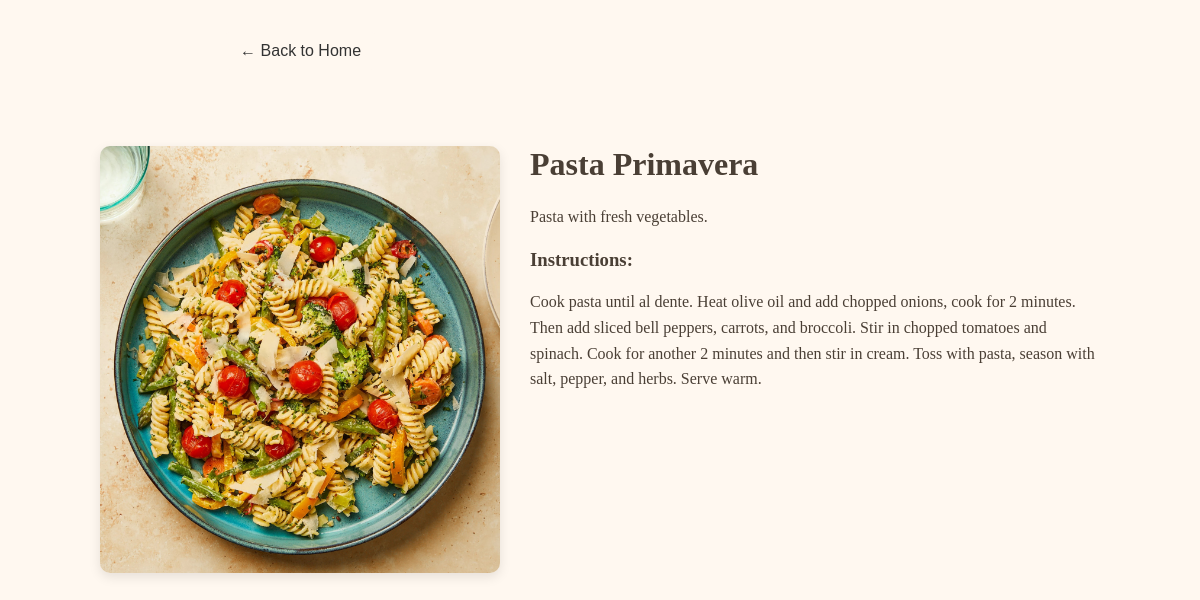
Page /recipe.php?id=3 on the committed database.
### tables this page shows
CREATE TABLE IF NOT EXISTS `recipes` (
  `recipe_id` int NOT NULL AUTO_INCREMENT,
  `title` varchar(100) NOT NULL,
  `description` text,
  `instructions` text,
  `image_url` varchar(255) DEFAULT NULL,
  PRIMARY KEY (`recipe_id`)
);

### recipe.php (the view, shortened to what this page needs)
<?php
$conn = new mysqli("localhost", "root", "", "recipe_website");
$recipe_id = isset($_GET['id']) ? intval($_GET['id']) : 0;
$recipe = null;
if ($recipe_id > 0) {
    $stmt = $conn->prepare("SELECT * FROM recipes WHERE recipe_id = ?");
    $stmt->bind_param("i", $recipe_id);
    $stmt->execute();
    $result = $stmt->get_result();
    $recipe = $result->fetch_assoc();
}
?>
<!DOCTYPE html>
<html lang="en">
<head>
    <link rel="stylesheet" href="style_recipe.css">
</head>
<body>
<form action="index.php" method="POST">
    <button type="submit" class="back-link">&larr; Back to Home</button>
</form>
    <div class="recipe-wrapper">
    <div class="recipe-image">
        <img src="<?php echo htmlspecialchars($recipe['image_url']); ?>" alt="Recipe Image">
    </div>
    <div class="recipe-content">
        <h1><?php echo htmlspecialchars($recipe['title']); ?></h1>
        <p><?php echo nl2br(htmlspecialchars($recipe['description'])); ?></p>
        <h3>Instructions:</h3>
        <p><?php echo nl2br(htmlspecialchars($recipe['instructions'])); ?></p>
    </div>
</div>
</body>
</html>

### style_recipe.css (style rules this page uses)
body { font-family: 'Georgia', serif; margin: 2rem; background-color: #fff8f0; color: #4a3f35; }
.back-link { text-decoration: none; color: #886644; display: inline-block; margin-bottom: 1rem; }
.back-link { background-color: #fff8f0; border: 0; padding: 10px 15px; text-decoration: none; cursor: pointer; font-size: 16px; border-radius: 5px; color: #333; transition: background-color 0.3s ease; margin-left: 17%; }
.recipe-wrapper { display: flex; flex-wrap: wrap; margin: 40px auto; max-width: 1000px; gap: 30px; align-items: flex-start; padding: 20px; }
.recipe-image { flex: 1 1 40%; max-width: 400px; }
.recipe-image img { width: 100%; height: auto; border-radius: 10px; object-fit: cover; box-shadow: 0 4px 12px rgba(0, 0, 0, 0.1); }
.recipe-content { flex: 1 1 55%; }
.recipe-content h1 { margin-top: 0; font-size: 2rem; }
.recipe-content p { line-height: 1.6; margin-bottom: 15px; }

### rows in the picture
recipes: image_url (picture), title "Pasta Primavera", description "Pasta with fresh vegetables.", instructions "Cook pasta until al dente. Heat olive oil and add chopped onions, cook for 2 minutes. Then add sliced bell peppers, carrots, and broccoli. Stir in chopped tomatoes and spinach. Cook for another 2 minutes and then stir in cream. Toss with pasta, season with salt, pepper, and herbs. Serve warm."
